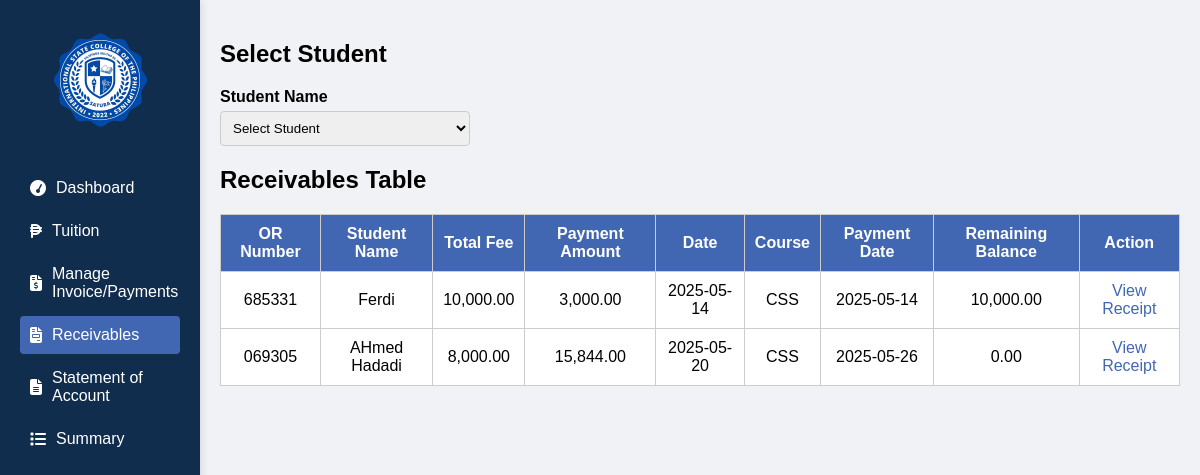
The app's page /Cashier/recievable.php, older data.
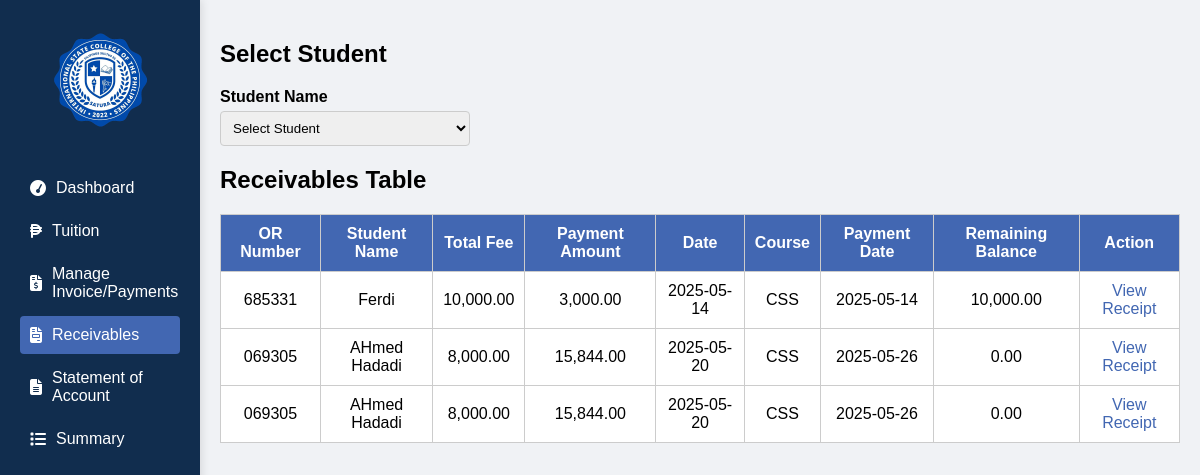
The same page, newer data.
### tables this page shows
CREATE TABLE `receivables` (
  `id` int(11) NOT NULL,
  `or_no` varchar(10) NOT NULL,
  `student_name` varchar(255) NOT NULL,
  `total_fee` decimal(10,2) NOT NULL,
  `date` date NOT NULL,
  `course` varchar(50) NOT NULL,
  `payment_date` date NOT NULL,
  `balance` decimal(10,2) NOT NULL,
  `created_at` timestamp NOT NULL DEFAULT current_timestamp(),
  `payment_amount` int(100) NOT NULL
);

### Cashier/recievable.php (the view, shortened to what this page needs)
<?php
include '../connect.php';
$receivables = mysqli_query($conn, "SELECT * FROM receivables ORDER BY id DESC");
?>
<!DOCTYPE html>
<html lang="en">
<head>
  <link rel="stylesheet" href="https://cdnjs.cloudflare.com/ajax/libs/font-awesome/6.4.0/css/all.min.css">
</head>
<body>
<div class="sidebar">
  <div style="padding: 20px; text-align: center;">
    <img src="logo.jpg" alt="Logo" style="width: 100px; height: auto; border-radius: 50%;">
  </div>
  <div style="padding: 10px;">
    <div class="nav-item"><i class="fa fa-tachometer"></i> <span>Dashboard</span></div>
    <a href="tuition.php" class="nav-item"><i class="fas fa-peso-sign"></i> <span>Tuition</span></a>
    <a href="Payments.php" class="nav-item"><i class="fas fa-file-invoice-dollar"></i> <span>Manage Invoice/Payments</span></a>
    <a href="recievable.php" class="nav-item active"><i class="fas fa-file-invoice"></i> <span>Receivables</span></a>
    <a href="soa.php" class="nav-item"><i class="fas fa-file-alt"></i> <span>Statement of Account</span></a>
    <div class="nav-item"><i class="fas fa-list"></i> <span>Summary</span></div>
  </div>
</div>
<div class="main-content">
  <h2>Select Student</h2>
  <form method="GET" action="recievable.php">
    <div class="field">
      <label>Student Name</label>
      <select name="student" onchange="this.form.submit()" required>
        <option value="">Select Student</option>
      </select>
    </div>
  </form>
  <h2>Receivables Table</h2>
  <table>
    <thead>
      <tr>
        <th>OR Number</th>
        <th>Student Name</th>
        <th>Total Fee</th>
        <th>Payment Amount</th>
        <th>Date</th>
        <th>Course</th>
        <th>Payment Date</th>
        <th>Remaining Balance</th>
        <th>Action</th>
      </tr>
    </thead>
    <tbody>
      <?php while ($row = mysqli_fetch_assoc($receivables)): ?>
        <tr>
          <td><?= htmlspecialchars($row['or_no']) ?></td>
          <td><?= htmlspecialchars($row['student_name']) ?></td>
          <td><?= number_format($row['total_fee'], 2) ?></td>
          <td><?= number_format($row['payment_amount'], 2) ?></td>
          <td><?= htmlspecialchars($row['date']) ?></td>
          <td><?= htmlspecialchars($row['course']) ?></td>
          <td><?= htmlspecialchars($row['payment_date']) ?></td>
          <td><?= number_format($row['balance'], 2) ?></td>
          <td>
            <a href="recievable.php?receipt=1&or_no=<?= $row['or_no'] ?>" target="_blank" class="action-link">View Receipt</a>
          </td>
        </tr>
      <?php endwhile; ?>
    </tbody>
  </table>
</div>
</body>
</html>

Row changes from the older to the newer data that the page shows:
added receivables: or_no "069305", student_name "AHmed Hadadi", total_fee "8,000.00", payment_amount "15,844.00", date "2025-05-20", course "CSS", payment_date "2025-05-26", balance "0.00"
